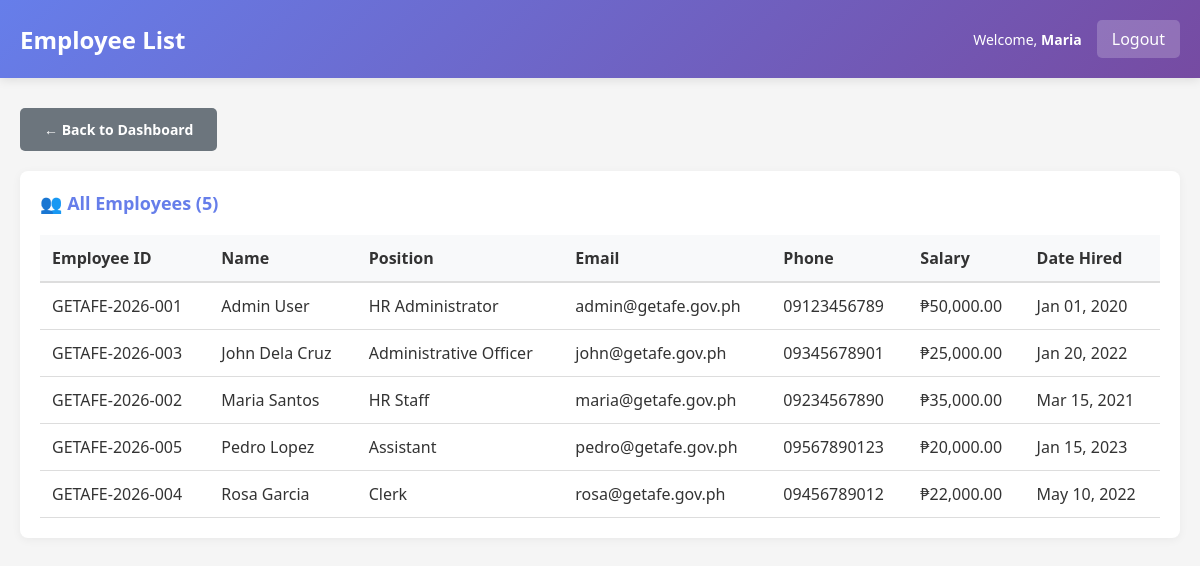
/staff/employee_list.php (signed in), run on the app's committed database.
### tables this page shows
CREATE TABLE employees (
  employee_id INT PRIMARY KEY AUTO_INCREMENT,
  employee_code VARCHAR(20) UNIQUE NOT NULL,
  first_name VARCHAR(50) NOT NULL,
  last_name VARCHAR(50) NOT NULL,
  email VARCHAR(100) UNIQUE NOT NULL,
  phone VARCHAR(20),
  position VARCHAR(100),
  salary DECIMAL(10, 2),
  date_hired DATE,
  status ENUM('active', 'inactive') DEFAULT 'active',
  created_at TIMESTAMP DEFAULT CURRENT_TIMESTAMP,
  updated_at TIMESTAMP DEFAULT CURRENT_TIMESTAMP ON UPDATE CURRENT_TIMESTAMP
);

### includes/functions.php (called while the page is built, shortened)
<?php
function get_employee_info($conn, $employee_id) {
    $result = $conn->query("SELECT * FROM employees WHERE employee_id = $employee_id");
    return $result->fetch_assoc();
}
function format_date($date) {
    return date('M d, Y', strtotime($date));
}
?>

### staff/employee_list.php (the view, shortened to what this page needs)
<?php
require_once '../config/database.php';
require_once '../includes/functions.php';
$staff = get_employee_info($conn, $_SESSION['employee_id']);
$employees = $conn->query("SELECT * FROM employees WHERE status = 'active' ORDER BY first_name")->fetch_all(MYSQLI_ASSOC);
?>
<!DOCTYPE html>
<html lang="en">
<head>
    <link rel="stylesheet" href="../assets/css/style.css">
</head>
<body>
    <div class="navbar">
        <h2>Employee List</h2>
        <div class="navbar-user">
            <span>Welcome, <strong><?php echo htmlspecialchars($staff['first_name']); ?></strong></span>
            <a href="../logout.php">Logout</a>
        </div>
    </div>
    <div class="container">
        <a href="dashboard.php" class="btn btn-secondary" style="margin-bottom: 20px;">← Back to Dashboard</a>
        <div class="table-container">
            <h3>👥 All Employees (<?php echo count($employees); ?>)</h3>
            <table>
                <thead>
                    <tr>
                        <th>Employee ID</th>
                        <th>Name</th>
                        <th>Position</th>
                        <th>Email</th>
                        <th>Phone</th>
                        <th>Salary</th>
                        <th>Date Hired</th>
                    </tr>
                </thead>
                <tbody>
                    <?php foreach ($employees as $emp): ?>
                    <tr>
                        <td><?php echo $emp['employee_code']; ?></td>
                        <td><?php echo htmlspecialchars($emp['first_name'] . ' ' . $emp['last_name']); ?></td>
                        <td><?php echo htmlspecialchars($emp['position']); ?></td>
                        <td><?php echo htmlspecialchars($emp['email']); ?></td>
                        <td><?php echo htmlspecialchars($emp['phone']); ?></td>
                        <td>₱<?php echo number_format($emp['salary'], 2); ?></td>
                        <td><?php echo format_date($emp['date_hired']); ?></td>
                    </tr>
                    <?php endforeach; ?>
                </tbody>
            </table>
        </div>
    </div>
</body>
</html>

### assets/css/style.css (style rules this page uses)
* { margin: 0; padding: 0; box-sizing: border-box; }
body { font-family: 'Segoe UI', Tahoma, Geneva, Verdana, sans-serif; background-color: #f5f5f5; color: #333; }
.navbar { background: linear-gradient(135deg, #667eea 0%, #764ba2 100%); color: white; padding: 20px; display: flex; justify-content: space-between; align-items: center; box-shadow: 0 2px 10px rgba(0, 0, 0, 0.1); }
.navbar h2 { font-size: 24px; font-weight: 600; }
.navbar-user { display: flex; gap: 15px; align-items: center; }
.navbar-user span { font-size: 14px; }
.navbar-user a { background: rgba(255, 255, 255, 0.2); color: white; padding: 8px 15px; text-decoration: none; border-radius: 5px; transition: background 0.3s; }
.container { max-width: 1200px; margin: 30px auto; padding: 0 20px; }
.btn { display: inline-block; padding: 12px 24px; border: none; border-radius: 5px; cursor: pointer; font-size: 14px; font-weight: 600; text-decoration: none; transition: all 0.3s; }
.btn-secondary { background: #6c757d; color: white; }
.table-container { background: white; border-radius: 8px; padding: 20px; margin-bottom: 20px; box-shadow: 0 2px 10px rgba(0, 0, 0, 0.05); }
.table-container h3 { color: #667eea; margin-bottom: 20px; font-size: 18px; }
table { width: 100%; border-collapse: collapse; }
table thead { background-color: #f8f9fa; border-bottom: 2px solid #ddd; }
table th { padding: 12px; text-align: left; font-weight: 600; color: #333; }
table td { padding: 12px; border-bottom: 1px solid #ddd; }

### data on the page
employees: first_name "Maria", employee_code "GETAFE-2026-002", first_name+last_name "Maria Santos", position "HR Staff", email "maria@getafe.gov.ph", phone "09234567890", salary "35,000.00", date_hired "Mar 15, 2021"
employees: employee_code "GETAFE-2026-001", first_name+last_name "Admin User", position "HR Administrator", email "admin@getafe.gov.ph", phone "09123456789", salary "50,000.00", date_hired "Jan 01, 2020"
employees: employee_code "GETAFE-2026-003", first_name+last_name "John Dela Cruz", position "Administrative Officer", email "john@getafe.gov.ph", phone "09345678901", salary "25,000.00", date_hired "Jan 20, 2022"
employees: employee_code "GETAFE-2026-005", first_name+last_name "Pedro Lopez", position "Assistant", email "pedro@getafe.gov.ph", phone "09567890123", salary "20,000.00", date_hired "Jan 15, 2023"
employees: employee_code "GETAFE-2026-004", first_name+last_name "Rosa Garcia", position "Clerk", email "rosa@getafe.gov.ph", phone "09456789012", salary "22,000.00", date_hired "May 10, 2022"

### other printed values
count($employees) "5"
